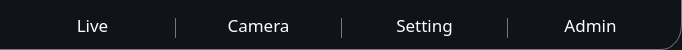
             <widget class="QWidget" name="tab_backgournd" native="true">
              <property name="sizePolicy">
               <sizepolicy hsizetype="Fixed" vsizetype="Fixed">
                <horstretch>0</horstretch>
                <verstretch>0</verstretch>
               </sizepolicy>
              </property>
              <property name="minimumSize">
               <size>
                <width>522</width>
                <height>50</height>
               </size>
              </property>
              <property name="maximumSize">
               <size>
                <width>682</width>
                <height>50</height>
               </size>
              </property>
              <property name="styleSheet">
               <string notr="true">background-color: rgb(16, 20, 25);

border-right: 1px solid rgb(119, 118, 123);
border-bottom-right-radius:20px solid rgb(119, 118, 123);

border-bottom:1px solid rgb(119, 118, 123);
</string>
              </property>
              <layout class="QHBoxLayout" name="horizontalLayout_35">
               <item>
                <layout class="QHBoxLayout" name="horizontalLayout_34">
                 <property name="spacing">
                  <number>0</number>
                 </property>
                 <property name="bottomMargin">
                  <number>0</number>
                 </property>
                 <item>
                  <widget class="QPushButton" name="live_bnt">
                   <property name="minimumSize">
                    <size>
                     <width>163</width>
                     <height>28</height>
                    </size>
                   </property>
                   <property name="maximumSize">
                    <size>
                     <width>163</width>
                     <height>28</height>
                    </size>
                   </property>
                   <property name="font">
                    <font>
                     <family>Sans</family>
                     <pointsize>13</pointsize>
                    </font>
                   </property>
                   <property name="cursor">
                    <cursorShape>PointingHandCursor</cursorShape>
                   </property>
                   <property name="styleSheet">
                    <string notr="true">color: rgb(255, 255, 255);
border: 1px solid rgba(0, 0, 0, 0);
background-color: rgba(191, 64, 64, 0);</string>
                   </property>
                   <property name="text">
                    <string>Live</string>
                   </property>
                   <property name="checkable">
                    <bool>true</bool>
                   </property>
                   <property name="checked">
                    <bool>false</bool>
                   </property>
                   <property name="autoExclusive">
                    <bool>true</bool>
                   </property>
                  </widget>
                 </item>
                 <item>
                  <widget class="QLabel" name="tab_partion_10">
                   <property name="sizePolicy">
                    <sizepolicy hsizetype="Fixed" vsizetype="Fixed">
                     <horstretch>0</horstretch>
                     <verstretch>0</verstretch>
                    </sizepolicy>
                   </property>
                   <property name="minimumSize">
                    <size>
                     <width>3</width>
                     <height>0</height>
                    </size>
                   </property>
                   <property name="font">
                    <font>
                     <family>Sans</family>
                     <pointsize>14</pointsize>
                    </font>
                   </property>
                   <property name="styleSheet">
                    <string notr="true">color: rgb(119, 118, 123);
background-color: rgba(191, 64, 64, 0);
border: 1px solid rgba(0, 0, 0, 0);
background-color: rgba(0, 0 0, 0);</string>
                   </property>
                   <property name="text">
                    <string>|</string>
                   </property>
                   <property name="textFormat">
                    <enum>Qt::TextFormat::PlainText</enum>
                   </property>
                   <property name="alignment">
                    <set>Qt::AlignmentFlag::AlignCenter</set>
                   </property>
                  </widget>
                 </item>
                 <item>
                  <widget class="QPushButton" name="camera_bnt">
                   <property name="minimumSize">
                    <size>
                     <width>163</width>
                     <height>28</height>
                    </size>
                   </property>
                   <property name="maximumSize">
                    <size>
                     <width>163</width>
                     <height>28</height>
                    </size>
                   </property>
                   <property name="font">
                    <font>
                     <family>Sans</family>
                     <pointsize>13</pointsize>
                    </font>
                   </property>
                   <property name="cursor">
                    <cursorShape>PointingHandCursor</cursorShape>
                   </property>
                   <property name="styleSheet">
                    <string notr="true">color: rgb(255, 255, 255);
border: 1px solid rgba(0, 0, 0, 0);
background-color: rgba(191, 64, 64, 0);</string>
                   </property>
                   <property name="text">
                    <string>Camera</string>
                   </property>
                  </widget>
                 </item>
                 <item>
                  <widget class="QLabel" name="tab_partion_11">
                   <property name="sizePolicy">
                    <sizepolicy hsizetype="Fixed" vsizetype="Fixed">
                     <horstretch>0</horstretch>
                     <verstretch>0</verstretch>
                    </sizepolicy>
                   </property>
                   <property name="minimumSize">
                    <size>
                     <width>3</width>
                     <height>0</height>
                    </size>
                   </property>
                   <property name="font">
                    <font>
                     <family>Sans</family>
                     <pointsize>14</pointsize>
                    </font>
                   </property>
                   <property name="styleSheet">
                    <string notr="true">color: rgb(119, 118, 123);
background-color: rgba(191, 64, 64, 0);
border: 1px solid rgba(0, 0, 0, 0);
background-color: rgba(0, 0 0, 0);</string>
                   </property>
                   <property name="text">
                    <string>|</string>
                   </property>
                   <property name="textFormat">
                    <enum>Qt::TextFormat::PlainText</enum>
                   </property>
                   <property name="alignment">
                    <set>Qt::AlignmentFlag::AlignCenter</set>
                   </property>
                  </widget>
                 </item>
                 <item>
                  <widget class="QPushButton" name="setting_bnt">
                   <property name="minimumSize">
                    <size>
                     <width>163</width>
                     <height>28</height>
                    </size>
                   </property>
                   <property name="maximumSize">
                    <size>
                     <width>163</width>
                     <height>28</height>
                    </size>
                   </property>
                   <property name="font">
                    <font>
                     <family>Sans</family>
                     <pointsize>13</pointsize>
                    </font>
                   </property>
                   <property name="cursor">
                    <cursorShape>PointingHandCursor</cursorShape>
                   </property>
                   <property name="styleSheet">
                    <string notr="true">color: rgb(255, 255, 255);
background-color: rgba(191, 64, 64, 0);
border: 1px solid rgba(0, 0, 0, 0);</string>
                   </property>
                   <property name="text">
                    <string>Setting</string>
                   </property>
                  </widget>
                 </item>
                 <item>
                  <widget class="QLabel" name="tab_partion_3">
                   <property name="sizePolicy">
                    <sizepolicy hsizetype="Fixed" vsizetype="Fixed">
                     <horstretch>0</horstretch>
                     <verstretch>0</verstretch>
                    </sizepolicy>
                   </property>
                   <property name="minimumSize">
                    <size>
                     <width>3</width>
                     <height>0</height>
                    </size>
                   </property>
                   <property name="font">
                    <font>
                     <family>Sans</family>
                     <pointsize>14</pointsize>
                    </font>
                   </property>
                   <property name="styleSheet">
                    <string notr="true">color: rgb(119, 118, 123);
background-color: rgba(191, 64, 64, 0);
border: 1px solid rgba(0, 0, 0, 0);
background-color: rgba(0, 0 0, 0);</string>
                   </property>
                   <property name="text">
                    <string>|</string>
                   </property>
                   <property name="textFormat">
                    <enum>Qt::TextFormat::PlainText</enum>
                   </property>
                   <property name="alignment">
                    <set>Qt::AlignmentFlag::AlignCenter</set>
                   </property>
                  </widget>
                 </item>
                 <item>
                  <widget class="QPushButton" name="admin_bnt">
                   <property name="minimumSize">
                    <size>
                     <width>163</width>
                     <height>28</height>
                    </size>
                   </property>
                   <property name="maximumSize">
                    <size>
                     <width>163</width>
                     <height>28</height>
                    </size>
                   </property>
                   <property name="font">
                    <font>
                     <family>Sans</family>
                     <pointsize>13</pointsize>
                    </font>
                   </property>
                   <property name="cursor">
                    <cursorShape>PointingHandCursor</cursorShape>
                   </property>
                   <property name="styleSheet">
                    <string notr="true">color: rgb(255, 255, 255);
border: 1px solid rgba(0, 0, 0, 0);
background-color: rgba(191, 64, 64, 0);</string>
                   </property>
                   <property name="text">
                    <string>Admin</string>
                   </property>
                  </widget>
                 </item>
                </layout>
               </item>
              </layout>
             </widget>
